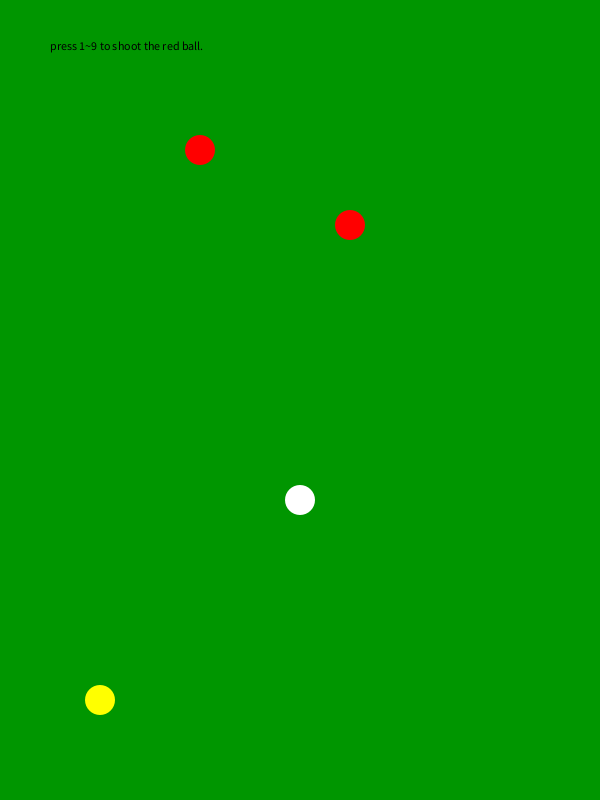
Frame 1 (no input)
Frame 60 (the mouse pressed at the canvas centre just before this capture): identical to frame 1, image omitted
Frame 120 (the mouse held since frame 60 and released just before this capture): identical to frame 1, image omitted

The Processing sketch that drew this single still picture (run headless with seeded random() and noise(); from frame 60 on, the mouse is pressed at the canvas centre):

// Processing sketch: processing_164936
// ── processing_164936.pde

//DDDDDD NOT GOOD BUT AVAILABLE
float ballx1=300,bally1=500, ballx4=100,bally4=700,ballx2=350,bally2=225,ballx3=200,bally3=150;
float vectorx1=1,vectory1=1,vectorx2=1,vectory2=1;
boolean crash = false;
boolean success = false;
boolean collide = false;
float angle = -6;
float cos = 0;
float sin = 0;

void setup()
{
size(600,800);
frameRate(500);
noStroke();
}

void keyPressed()
 {
 if(key == '1')
 {
   angle = 2;
   crash = true;
 }
 if(key == '2')
 {
   angle = 0;
   crash = true;
 }
 if(key == '3')
 {
   angle = -2;
   crash = true;
 }
 if(key == '4')
 {
   angle = -4;
   crash = true;
 }
 if(key == '5')
 {
   angle = -6;
   crash = true;
 }
 if(key == '6')
 {
   angle = -8;
   crash = true;
 }
 if(key == '7')
 {
   angle = -10;
   crash = true;
 }
 if(key == '8')
 {
   angle = -12;
   crash = true;
 }
 if(key == '9')
 {
   angle = -14;
   crash = true;
 }
 if(key == '0')
 {//reset
  float ballx1=300,bally1=500, ballx4=100,bally4=700,ballx2=350,bally2=225,ballx3=200,bally3=150;
float vetorx1=1,vectory1=1,vectorx2=1,vectory2=1;
boolean crash = false;
boolean collide = false;
boolean success = false;
 }
 
 }


void draw()
{
background(0,150,0);
fill(255,255,0);
ellipse(ballx4,bally4,30,30);

 fill(255);
  ellipse(ballx1,bally1,30,30);
  fill(255,0,0);
  ellipse(ballx2,bally2,30,30); 
  fill(255,0,0);
  ellipse(ballx3,bally3,30,30); 
  fill(0);
  
 if(crash == false)
 {
  text("press 1~9 to shoot the red ball.",50,50 ); 
 }
 
 if(crash == true)
 {
   vectorx1=-sin(radians(angle));
   vectory1=-cos(radians(angle));
   ballx1=ballx1+vectorx1*1;
   bally1=bally1+vectory1*1;
   
   
 
 }
 if ( ballx1*ballx1-2*ballx1*ballx2+ballx2*ballx2+bally1*bally1-2*bally1*bally2+bally2*bally2 <900)
   {
     crash = false;
     collide = true;
     vectorx1=-sin(radians(angle));
     vectory1=cos(radians(angle));
     vectorx2=(ballx2-ballx1)/30;
     vectory2=(bally1-bally2)/30;
     cos=vectorx1*vectorx2+vectory1*vectory2;
     sin=sqrt(1-cos*cos);
     
     ballx2=370;
     bally2=200;
   }
   
 if(collide == true)
{
      
     vectorx1=-sin;
     vectory1=-cos;
       ballx1=ballx1+vectorx1*1;
   bally1=bally1+vectory1*1;
}  



 
   if ( ballx1*ballx1-2*ballx1*ballx3+ballx3*ballx3+bally1*bally1-2*bally1*bally3+bally3*bally3 <900)
   {
     vectorx1=0;
     vectory1=0;
     success = true;
     crash = false;
     ballx3=150;
     bally3=100;
     
   }
 
   if (success==true)
   {
     crash=true;
   text("success!",50,50);
   }
}
